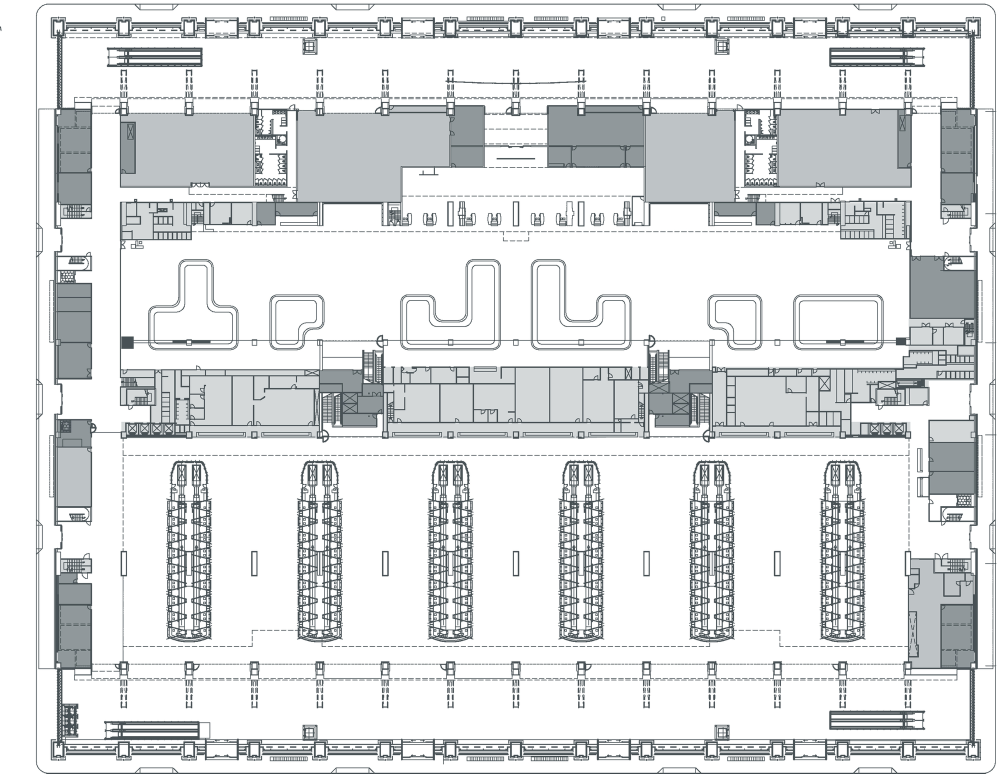
#> input picture Quinn/Airport Floor Plan.jpg, 2000 x 1547 px (shown at 1/2 size)
$ python Test.py
#> lines starting #> are read from the running program, lines starting #| are printed output that depends on the picture; after the words box and inside, x2 and y2 are one past the last pixel; in counts of white or black regions, pixels touching at a corner belong together
import cv2
import matplotlib.pyplot as plt


# -- Convert Image to Binary -- #
def imgBinary(threshold_val,file_path, wait_key):

#> called with threshold_val = 128, file_path = 'Airport Floor Plan.jpg', wait_key = 0
    img_grey = cv2.imread(file_path, cv2.IMREAD_GRAYSCALE)
#> img_grey: shape (1547, 2000); min 43, max 255, mean 222.6

    img_binary = cv2.threshold(img_grey, threshold_val, 255, cv2.THRESH_BINARY)[1]
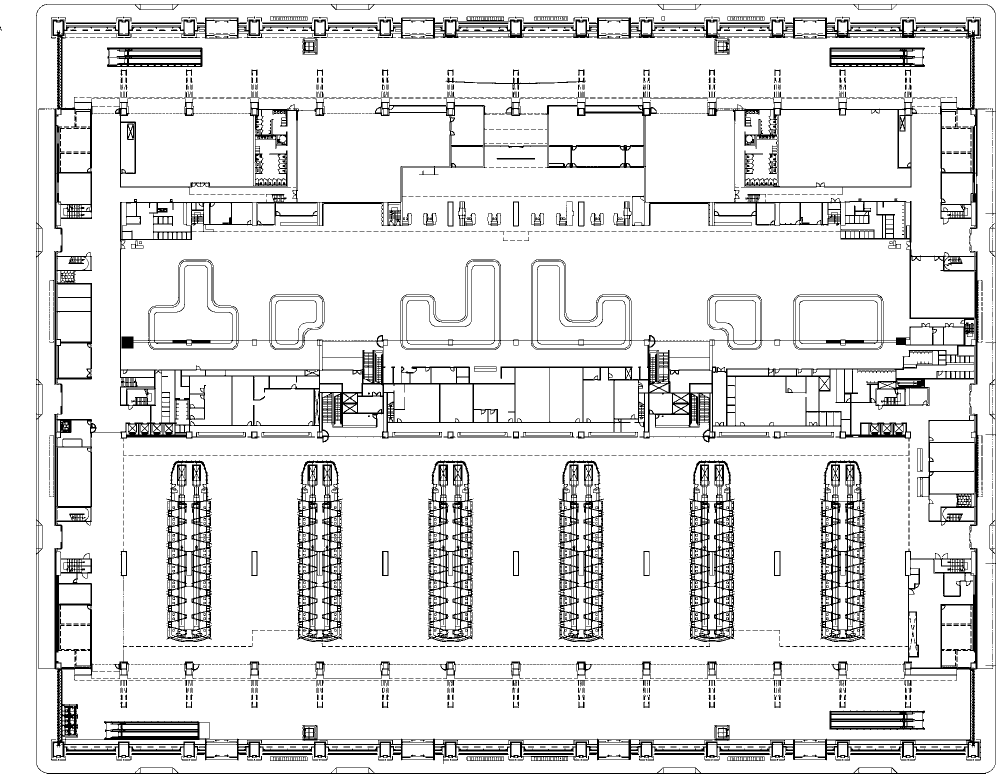
#> img_binary: shape (1547, 2000) (shown at 1/2 size); 89.7% white; 1958 black regions (1470 under 20 px), largest, box (x1, y1, x2, y2) and area: (72, 8, 1992, 1547) 186803, (1379, 920, 1473, 1284) 12190, (590, 920, 685, 1284) 11866
    img_RGBcolor = cv2.cvtColor(img_binary,cv2.COLOR_BGR2RGB)

    img_binary_resize = cv2.resize(img_binary, (1920, 1080))
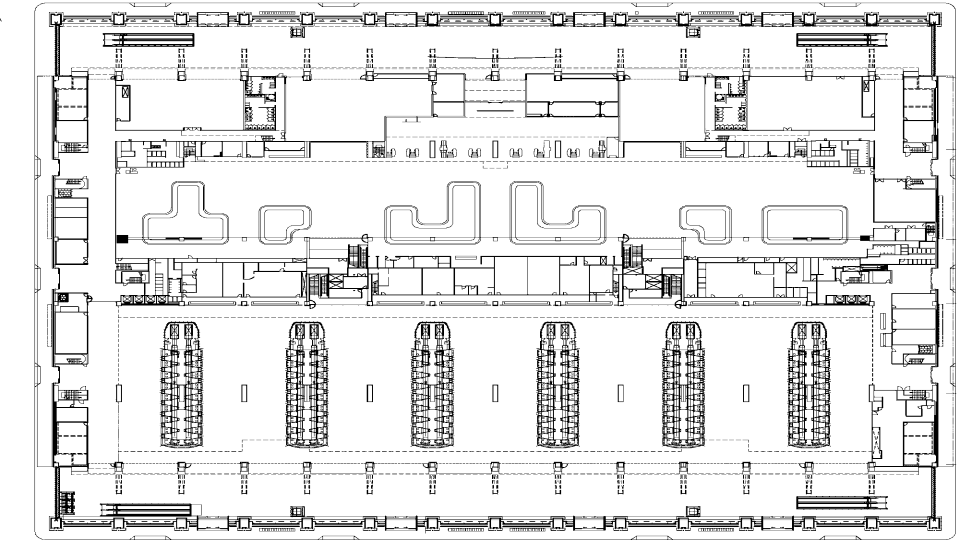
#> img_binary_resize: shape (1080, 1920) (shown at 1/2 size); min 0, max 255, mean 228.6

    cv2.imshow("Binary",img_binary_resize)

    height, width = img_binary.shape
#> height = 1547; width = 2000
    cv2.imwrite("Binary.jpg",img_binary)
    cv2.waitKey(wait_key)
    cv2.destroyAllWindows()

    return height, width, img_binary, img_RGBcolor

def GPS_rect(GPS_cord_input_lat,GPS_cord_input_long,img_binary, height, width):
    # Note that .053 ft is .6 inches and the practical limit for commercial GPS is 7 decimals wich is about 11 mm or .4 inches
    inInFt = 12
    seventh_decml_accuracy = .4 # .4 inch = .0000001 for lat and long

    width_mes = 106 # Width of the drawing in feet
    pxl_scale = width_mes / width # feet per pixle for this drawing
    GPS_scale = (pxl_scale*inInFt) / .4 # 7th decimal addition for the scaled image
    pxl_per_1dcml = 1/(inInFt/.4) * 1/pxl_scale

    topLeftLat = 40.426964
    topLeftLong = -86.913722

    bottomRightLat = topLeftLat + (width*GPS_scale)
    bottomRightLong = topLeftLong + (height*GPS_scale)

    if GPS_cord_input_lat < topLeftLat or GPS_cord_input_long < bottomRightLong or GPS_cord_input_lat > bottomRightLat or GPS_cord_input_long > topLeftLong:
        print('GPS out of range of given image')
        flag = 0
    else:
        flag = 1

    gps_x = int(abs(topLeftLat - GPS_cord_input_lat) * 1000000 * pxl_per_1dcml)
    gps_y = int(abs(topLeftLong - GPS_cord_input_long) * 1000000 * pxl_per_1dcml)

    print(gps_x)

    img = cv2.cvtColor(img_binary,cv2.COLOR_BGR2RGB)

    # ''' uncomment when not demonstrating

    plt.imshow(img)
    plt.plot(gps_x,gps_y,'ro',markersize=5)
    plt.plot([0,width,width,0,0],[0,0,height,height,0])
    plt.show()
    # ''' uncomment when not demonstrating

    return flag, gps_x, gps_y

def pxl_put_begin(img_RGBcolor, pos_pxlX, pos_pxlY,wait_key):

    img_RGBcolor[pos_pxlY:(pos_pxlY+5),pos_pxlX:(pos_pxlX+5)] = [0,0,255]

    img_RGBcolor_resize = cv2.resize(img_RGBcolor, (1920, 1080))

    # -- Uncomment when not demonstrating
    '''
    cv2.imwrite("Analyze.jpg",img_RGBcolor_resize)
    '''

    # -- Comment out when not demonstrating
    cv2.imshow("Position Marked Image", img_RGBcolor_resize)
    cv2.waitKey(wait_key)
    cv2.destroyAllWindows()

    return img_RGBcolor

def pxl_put_end(anlz,endX,endY,wait_key):
    anlz[endY:(endY+5),endX:(endX+5)] = [0,0,255]

    anlz_resize = cv2.resize(anlz, (1920, 1080))

    cv2.imshow("End and Begining Defined",anlz_resize)
    cv2.waitKey(wait_key)
    cv2.destroyAllWindows()

    cv2.imwrite("Sample.jpg",anlz_resize)

    return anlz

def RRT():
    pass


if __name__ == "__main__":

    # -- Globals -- #
    im_path = 'Airport Floor Plan.jpg'
    threshold_val = 128
    wait_key = 0 # Q is waitkey
    GPS_cord_input_lat = 40.42770
    GPS_cord_input_long = -86.912000
    endX = 800


    # -- Function Calls -- #
    height, width, img_binary, img_RGBcolor = imgBinary(threshold_val,im_path,wait_key)
#> height = 1547; width = 2000
    flag, pos_pxlX, pos_pxlY = GPS_rect(GPS_cord_input_lat,GPS_cord_input_long,img_binary, height, width)
#> in GPS_rect, `pxl_scale = width_mes / width`: pxl_scale = 0.053
#> in GPS_rect, `GPS_scale = (pxl_scale*inInFt) / .4`: GPS_scale = 1.59
#> in GPS_rect, `pxl_per_1dcml = 1/(inInFt/.4) * 1/pxl_scale`: pxl_per_1dcml = 0.629
#> in GPS_rect, `bottomRightLat = topLeftLat + (width*GPS_scale)`: bottomRightLat = 3220.4
#> in GPS_rect, `bottomRightLong = topLeftLong + (height*GPS_scale)`: bottomRightLong = 2372.8
#> in GPS_rect, `gps_x = int(abs(topLeftLat - GPS_cord_input_lat) * 1000000 * pxl_per_1..`: gps_x = 462
#> in GPS_rect, `gps_y = int(abs(topLeftLong - GPS_cord_input_long) * 1000000 * pxl_per..`: gps_y = 1083
#| 462
#> in GPS_rect, `plt.show()`:
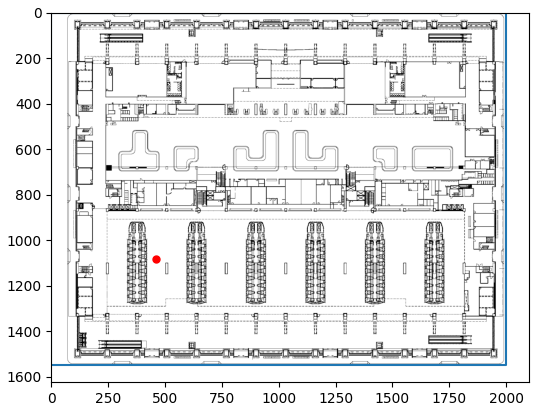
#> figure drawn by matplotlib, 1 panel
#> flag = 0; pos_pxlX = 462; pos_pxlY = 1083
    anlz = pxl_put_begin(img_RGBcolor, pos_pxlX, pos_pxlY, wait_key)
#> in pxl_put_begin, `img_RGBcolor[pos_pxlY:(pos_pxlY+5),pos_pxlX:(pos_pxlX+5)] = [0,0,255]`: img_RGBcolor: shape (1547, 2000, 3); mean R, G, B 228.7, 228.7, 228.7
    pxl_put_end(anlz,endX,pos_pxlY,wait_key)
#> in pxl_put_end, `anlz[endY:(endY+5),endX:(endX+5)] = [0,0,255]`: anlz: shape (1547, 2000, 3); mean R, G, B 228.7, 228.7, 228.7

$ run again, with Quinn/maze.jpg copied over Quinn/Airport Floor Plan.jpg
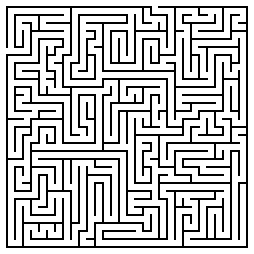
#> input picture Quinn/maze.jpg, 254 x 254 px
#> img_grey: shape (254, 254); 76.2% white; black in thin lines or dots
#> in imgBinary, img_RGBcolor is the input picture: shape (254, 254, 3); 76.2% white; black in thin lines or dots
#> in imgBinary, `img_binary_resize = cv2.resize(img_binary, (1920, 1080))`:
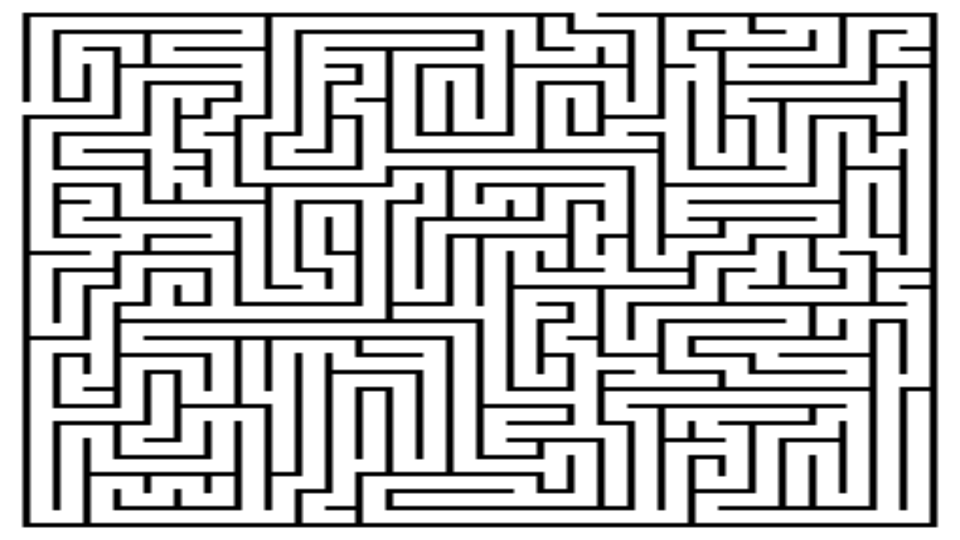
#> img_binary_resize: shape (1080, 1920) (shown at 1/2 size); min 0, max 255, mean 194.4
#> `height, width, img_binary, img_RGBcolor = imgBinary(threshold_val,im_p..`: height = 254
#> pxl_scale = 0.417
#> GPS_scale = 12.52
#> pxl_per_1dcml = 0.0799
#> bottomRightLat = 3220.4
#> bottomRightLong = 3093.1
#> gps_x = 58
#> gps_y = 137
#| 58
#> in GPS_rect, `plt.show()`:
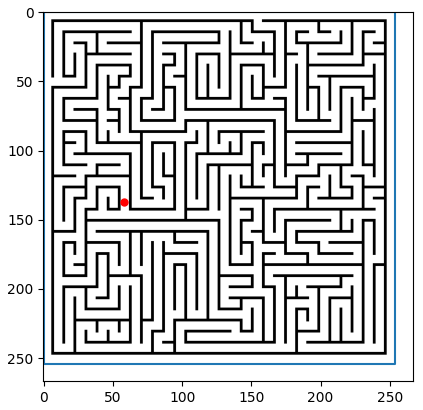
#> figure drawn by matplotlib, 1 panel
#> flag = 0; pos_pxlX = 58; pos_pxlY = 137
#> img_RGBcolor: shape (254, 254, 3); 0.04% of pixels changed, all inside (x1, y1, x2, y2) = (58, 137, 63, 142)

$ run again, with Quinn/floor.png saved as Quinn/Airport Floor Plan.jpg
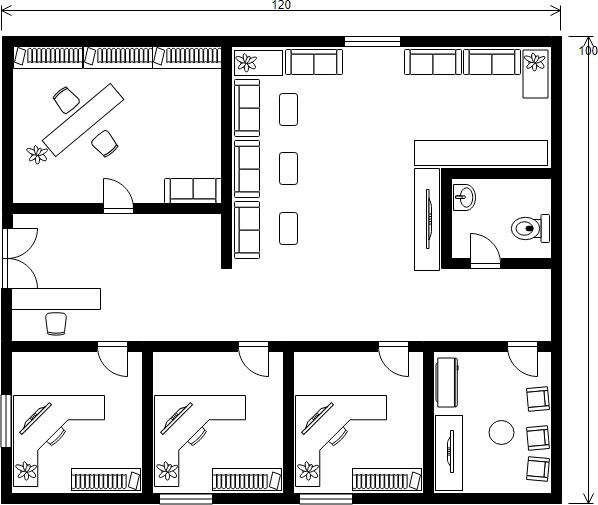
#> input picture Quinn/floor.png, 598 x 505 px
#> img_binary: shape (505, 598); 83.3% white; 91 black regions (45 under 20 px), largest, box (x1, y1, x2, y2) and area: (0, 36, 562, 505) 39591, (1, 5, 561, 31) 652, (568, 36, 597, 504) 604
#> in imgBinary, `img_binary_resize = cv2.resize(img_binary, (1920, 1080))`:
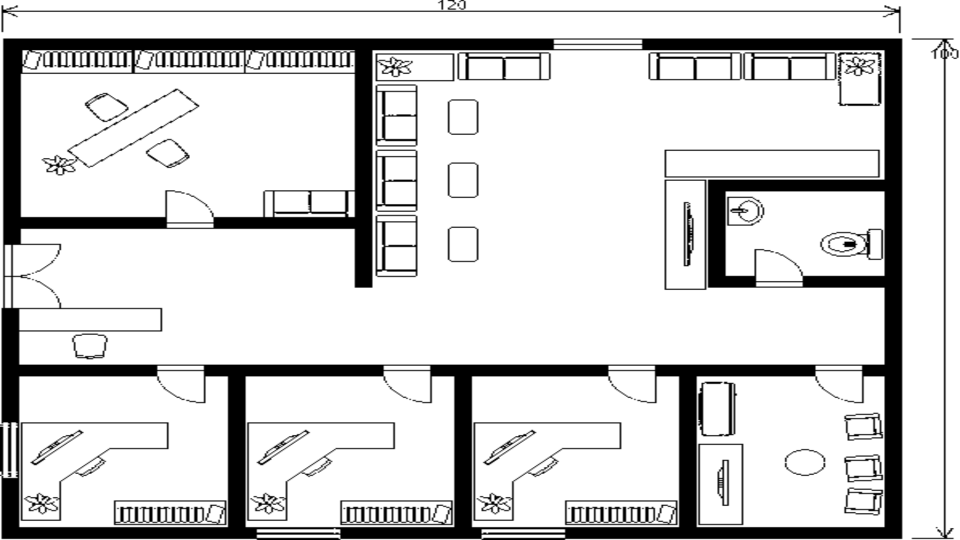
#> img_binary_resize: shape (1080, 1920) (shown at 1/2 size); min 0, max 255, mean 212.4
#> `height, width, img_binary, img_RGBcolor = imgBinary(threshold_val,im_p..`: height = 505; width = 598
#> pxl_scale = 0.177
#> GPS_scale = 5.32
#> pxl_per_1dcml = 0.188
#> bottomRightLat = 3220.4
#> bottomRightLong = 2598.5
#> gps_x = 138
#> gps_y = 323
#| 138
#> in GPS_rect, `plt.show()`:
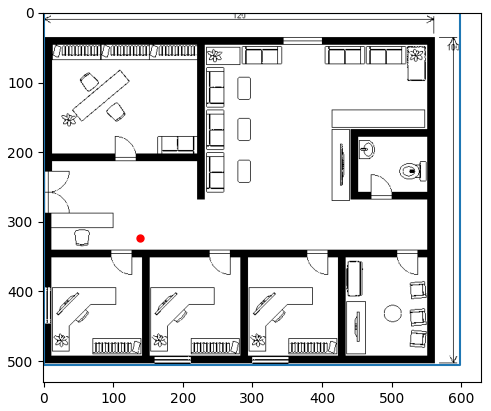
#> figure drawn by matplotlib, 1 panel
#> flag = 0; pos_pxlX = 138; pos_pxlY = 323
